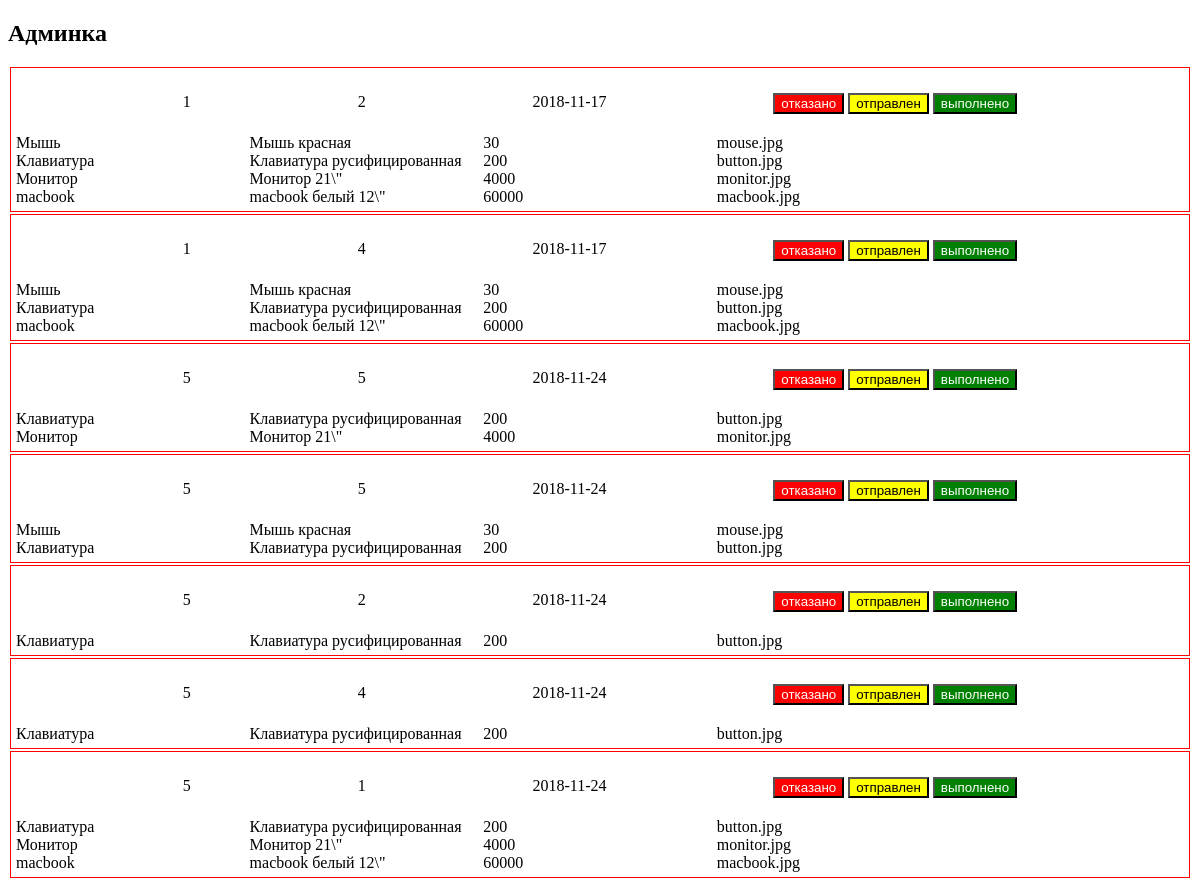
The app's page /admin.php with its own data.
### tables this page shows
CREATE TABLE `orders` (
  `id` int(11) NOT NULL,
  `products` text NOT NULL,
  `id_user` int(11) NOT NULL,
  `status` int(11) NOT NULL,
  `date` date NOT NULL
);

### admin.php (the view, shortened to what this page needs)
<?php
include('bd.php');
$ordersQuery = mysqli_query($link, 'SELECT * FROM orders');
?>
<!doctype html>
<html lang="en">
<head>
  <link rel="stylesheet" href="style.css">
</head>
<body>
<h2>Админка</h2>
<?php
while ($row = mysqli_fetch_assoc($ordersQuery)):
  $products_html = '';
  foreach (json_decode($row['products']) as $product):
    $products_html .= <<<PRODUCT
<div class="products_row">
  <div class="good">{$product->good}</div>
  <div class="description">$product->description</div>
  <div class="price">{$product->price}</div>
  <div class="good_img">{$product->good_img}</div>
</div>
PRODUCT;
  endforeach;
  echo <<<ORDERS
<div class="orders">
<div class="orders__detail">
<div class="id_user">{$row['id_user']}</div>
  <div class="status">{$row['status']}</div>
  <div class="date">{$row['date']}</div>
  <div>
  <input
  type="button"
  value="отказано"
  class="button-status orders__button-reject"
  name="reject"
  data-button="status">
  <input
  type="button"
  value="отправлен"
  class="button-status orders__button-delivery"
  name="delivery"
  data-button="status">
  <input
  type="button"
  value="выполнено"
  class="button-status orders__button-success"
  name="success"
  data-button="status">
  </div>
  </div>
  <div class="products_table">
    $products_html
  </div>
</div>
ORDERS;
endwhile;
?>
</body>
</html>

### style.css (style rules this page uses)
.products_row { display: grid; grid-template-columns: repeat(5, 1fr); }
.orders { border: red solid 1px; margin: 2px; padding: 5px; }
.orders__detail { display: flex; justify-content: space-evenly; margin: 20px 0; }
.orders__button-reject, .orders__detail-reject { background: red; color: white; }
.orders__button-delivery, .orders__detail-delivery { background: yellow; }
.orders__button-success, .orders__detail-success { background: green; color: white; }

### records on screen
orders: id_user "1", status "2", date "2018-11-17", good "Мышь", description "Мышь красная", price "30", good_img "mouse.jpg", good "Клавиатура", description "Клавиатура русифицированная", price "200", good_img "button.jpg", good "Монитор", description "Монитор 21\\\"", price "4000", good_img "monitor.jpg", good "macbook", description "macbook белый 12\\\"", price "60000", good_img "macbook.jpg"
orders: id_user "1", status "4", date "2018-11-17", good "Мышь", description "Мышь красная", price "30", good_img "mouse.jpg", good "Клавиатура", description "Клавиатура русифицированная", price "200", good_img "button.jpg", good "macbook", description "macbook белый 12\\\"", price "60000", good_img "macbook.jpg"
orders: id_user "5", status "5", date "2018-11-24", good "Клавиатура", description "Клавиатура русифицированная", price "200", good_img "button.jpg", good "Монитор", description "Монитор 21\\\"", price "4000", good_img "monitor.jpg"
orders: id_user "5", status "5", date "2018-11-24", good "Мышь", description "Мышь красная", price "30", good_img "mouse.jpg", good "Клавиатура", description "Клавиатура русифицированная", price "200", good_img "button.jpg"
orders: id_user "5", status "2", date "2018-11-24", good "Клавиатура", description "Клавиатура русифицированная", price "200", good_img "button.jpg"
orders: id_user "5", status "4", date "2018-11-24", good "Клавиатура", description "Клавиатура русифицированная", price "200", good_img "button.jpg"
orders: id_user "5", status "1", date "2018-11-24", good "Клавиатура", description "Клавиатура русифицированная", price "200", good_img "button.jpg", good "Монитор", description "Монитор 21\\\"", price "4000", good_img "monitor.jpg", good "macbook", description "macbook белый 12\\\"", price "60000", good_img "macbook.jpg"
